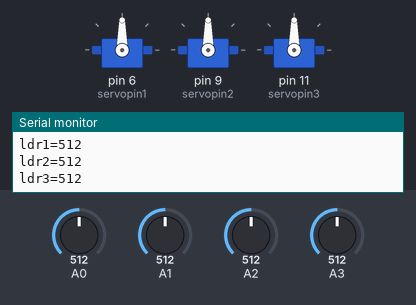
A sketch run on a simulated Arduino Uno, built with avr-gcc and run on an emulated ATmega328P. Shown: 3 × servo, the last lines printed to the serial monitor. Inputs (shaded band) come from the test bench; at power-on: A0 = 512, A1 = 512, A2 = 512, A3 = 512.

Above: at 4.0 s.
4.1 s: A0 set to 639
7.1 s: A0 set to 661
At 7.37 s:
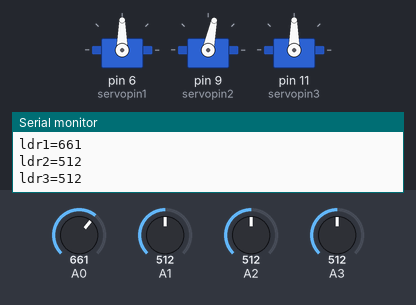
At 9.2 s:
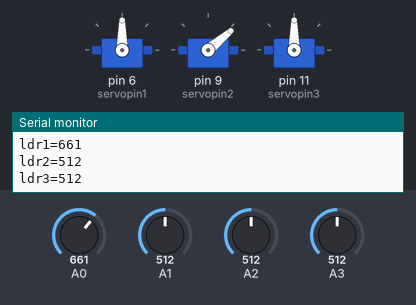
10.1 s: A1 set to 643
11.6 s: A1 set to 660
At 13.7 s:
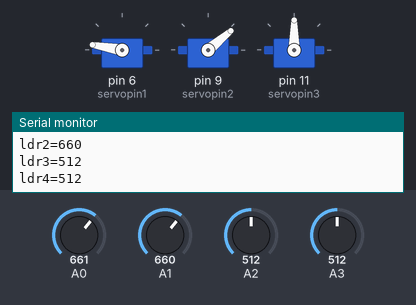
14.6 s: A2 set to 647
16.1 s: A2 set to 672
At 19.4 s:
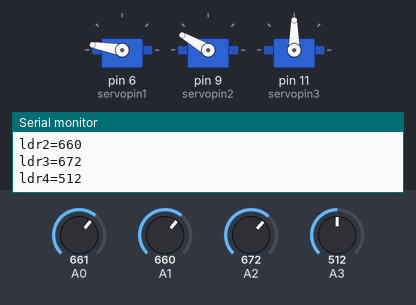
Timing chart, 0 to 20.1 s (numbered marks = the images above; inputs shaded):
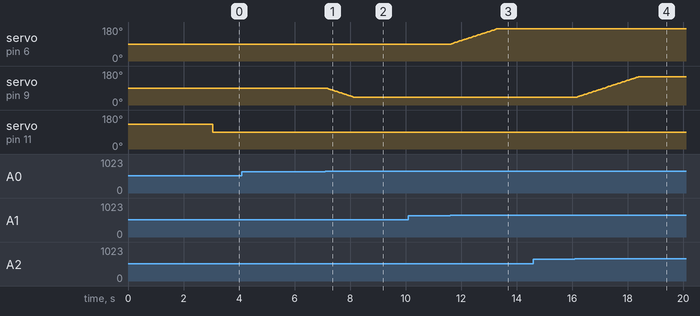

Measured:
- the behaviour switches between 650 and 651 on A0 (found by bisection; images 0 and 1)
- the behaviour switches between 650 and 651 on A1 (found by bisection; images 2 and 3)
- the behaviour switches between 661 and 662 on A2 (found by bisection; images 3 and 4)
- after the input at 7.1 s, servo on pin 9 (servopin2): moves from 90° to 40° over 1.0 s, starting after 0.06 s
- after the input at 11.6 s, servo on pin 6 (servopin1): moves from 90° to 170° over 1.6 s, starting after 0.05 s
- after the input at 16.1 s, servo on pin 9 (servopin2): moves from 40° to 150° over 2.2 s, starting at once

The sketch:

solar_tracker.ino
```cpp
    #include <Servo.h>
    int servopin1=6; //left and right
    int servopin2=9; // up and down
    int servopin3=11; // rotate
    int i=90;
    int j=90;
    Servo myservo1;
    Servo myservo2;
    Servo myservo3;
    int ldr1; //down
    int ldr2; //right
    int ldr3; //up
    int ldr4; //left

    int a=0;


    void setup() {
      // put your setup code here, to run once:
      Serial.begin(9600);
      myservo1.attach(servopin1);
      myservo2.attach(servopin2);
      myservo3.attach(servopin3);
    }

    void loop() {
      // put your main code here, to run repeatedly:
      myservo1.write(i); //max=150(left) and min=30(right) 90 standard
      myservo2.write(j); //max=130(up) and min=70(down) 100 standard

      ldr1=analogRead(A0);
      Serial.print("ldr1=");
      Serial.println(ldr1);

      ldr2=analogRead(A1);
      Serial.print("ldr2=");
      Serial.println(ldr2);

      ldr3=analogRead(A2);
      Serial.print("ldr3=");
      Serial.println(ldr3);

      ldr4=analogRead(A3);
      Serial.print("ldr4=");
      Serial.println(ldr4);

      if(ldr1>500 & ldr2>500 & ldr3>500 & ldr4>500 & a==0){
        myservo3.write(130);
        delay(3050);
        myservo3.write(90);
        a=a+1;
        delay(200);
      }
      else if(ldr1<500 & ldr3<500 & a==1){
        myservo3.write(55);
        delay(3950);
        myservo3.write(90);
        a=a-1;
        delay(200);
      }


      if(ldr1>ldr3 & ldr1>650 & j>40){
        j=j-2;//down
      }
      else if(ldr3>ldr1 & ldr3>650 & j<150){
        j=j+2;//up
      }
      else if(ldr2>ldr4 & ldr2>650 & i<170 & j<100){
        i=i+2;//
      }
      else if(ldr4>ldr2 & ldr4>650 & i>10 & j<100){
        i=i-2;
      }
      else if(ldr2>ldr4 & ldr2>650 & i<170 & j>100){
        i=i-2;
      }
      else if(ldr4>ldr2 & ldr4>650 & i>10 & j>100){
        i=i+2;
      }
      delay(10);
    }

                
```
